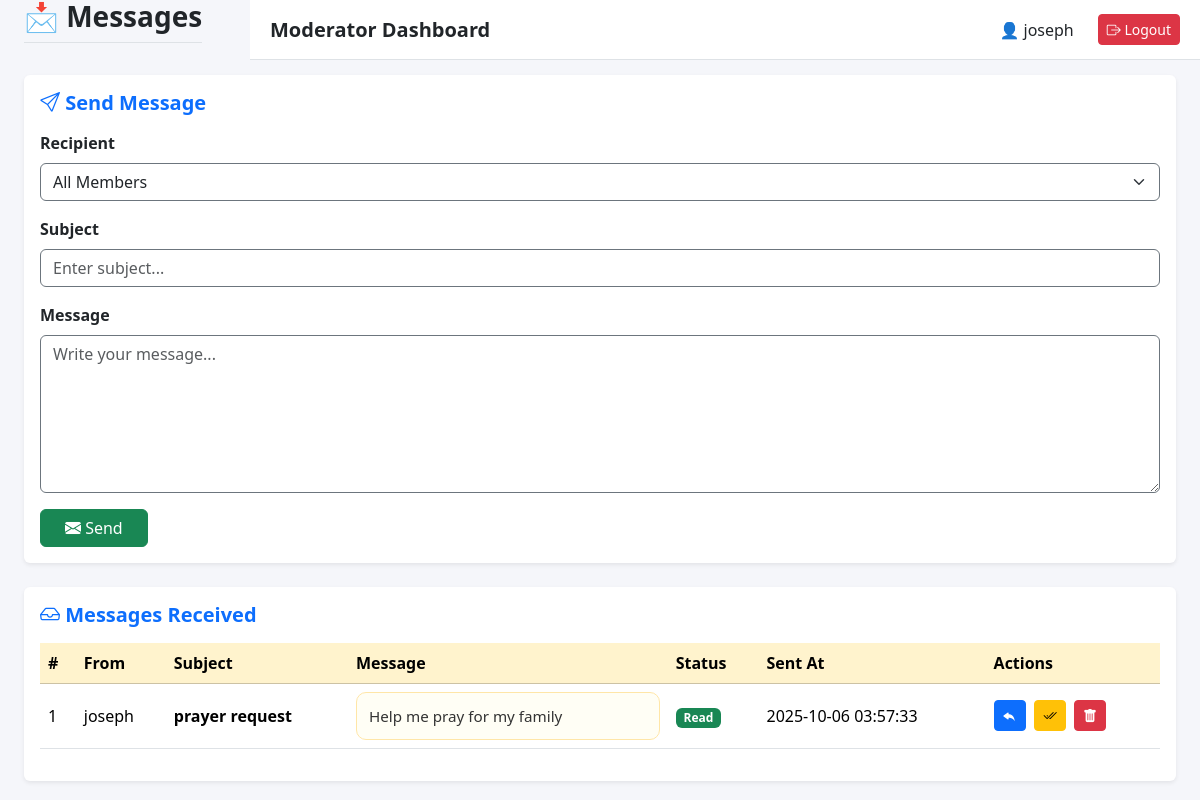
Page /moderator/messages.php (signed in) on the committed database.
### tables this page shows
CREATE TABLE `moderators` (
  `moderator_id` int(11) NOT NULL,
  `name` varchar(100) NOT NULL,
  `email` varchar(100) NOT NULL,
  `password` varchar(255) NOT NULL,
  `role` enum('moderator') DEFAULT 'moderator',
  `created_at` timestamp NOT NULL DEFAULT current_timestamp(),
  `status` enum('active','inactive') NOT NULL DEFAULT 'active'
);

CREATE TABLE `messages` (
  `message_id` int(11) NOT NULL,
  `sender_id` int(11) DEFAULT NULL,
  `receiver_id` int(11) DEFAULT NULL,
  `subject` varchar(150) DEFAULT NULL,
  `body` text DEFAULT NULL,
  `sent_at` datetime DEFAULT current_timestamp(),
  `status` enum('read','unread') DEFAULT 'unread',
  `receiver_type` enum('admin','member') NOT NULL DEFAULT 'admin'
);

CREATE TABLE `members` (
  `member_id` int(11) NOT NULL,
  `full_name` varchar(100) NOT NULL,
  `email` varchar(100) NOT NULL,
  `password` varchar(255) NOT NULL,
  `phone` varchar(20) DEFAULT NULL,
  `address` varchar(255) DEFAULT NULL,
  `status` enum('active','inactive') DEFAULT 'active',
  `created_at` datetime DEFAULT current_timestamp(),
  `profile_image` varchar(255) DEFAULT NULL,
  `role` enum('member','moderator','admin') NOT NULL DEFAULT 'member'
);

### moderator/messages.php (the view, shortened to what this page needs)
<?php
include_once 'includes/mod_header.php';
$moderator_id = $_SESSION['moderator_id'];
$messages = $conn->query("
    SELECT m.*, mb.full_name AS member_name
    FROM messages m
    LEFT JOIN members mb ON m.sender_id = mb.member_id
    WHERE m.receiver_id = $moderator_id
    ORDER BY m.sent_at DESC
");
?>
<div class="container-fluid px-4">
    <div class="d-flex justify-content-between align-items-center mb-4">
        <h3 class="fw-bold text-dark border-bottom pb-2">📩 Messages</h3>
        <a href="sent_messages.php" class="btn btn-warning fw-semibold">
        </a>
    </div>
    <div class="card mb-4 shadow-sm border-0">
        <div class="card-body">
            <h5 class="fw-bold mb-3 text-primary"><i class="bi bi-send"></i> Send Message</h5>
            <form method="POST">
                <div class="mb-3">
                    <label class="form-label fw-semibold">Recipient</label>
                    <select name="receiver_id" class="form-select border-secondary" required>
                        <option value="0">All Members</option>
                    </select>
                </div>
                <div class="mb-3">
                    <label class="form-label fw-semibold">Subject</label>
                    <input type="text" name="subject" class="form-control border-secondary" placeholder="Enter subject..." required>
                </div>
                <div class="mb-3">
                    <label class="form-label fw-semibold">Message</label>
                    <textarea name="body" class="form-control border-secondary" rows="6" placeholder="Write your message..." required></textarea>
                </div>
                <button type="submit" class="btn btn-success px-4"><i class="bi bi-envelope-fill"></i> Send</button>
            </form>
        </div>
    </div>
    <div class="card shadow-sm border-0">
        <div class="card-body" style="max-height: 850px; overflow-y: auto;">
            <h5 class="fw-bold mb-3 text-primary"><i class="bi bi-inbox"></i> Messages Received</h5>
            <table class="table table-hover align-middle">
                <thead class="table-warning">
                    <tr>
                        <th>#</th>
                        <th>From</th>
                        <th>Subject</th>
                        <th>Message</th>
                        <th>Status</th>
                        <th>Sent At</th>
                        <th>Actions</th>
                    </tr>
                </thead>
                <tbody>
                    <?php
                    if ($messages->num_rows > 0) {
                        $count = 1;
                        while ($msg = $messages->fetch_assoc()) {
                            echo "<tr>";
                            echo "<td>{$count}</td>";
                            echo "<td>" . htmlspecialchars($msg['member_name'] ?? 'Unknown') . "</td>";
                            echo "<td><strong>" . htmlspecialchars($msg['subject']) . "</strong></td>";
                            echo "<td>
                                    <div class='message-box'>" . nl2br(htmlspecialchars($msg['body'])) . "</div>
                                  </td>";
                            echo "<td><span class='badge " . ($msg['status'] == 'read' ? 'bg-success' : 'bg-secondary') . "'>" . ucfirst($msg['status']) . "</span></td>";
                            echo "<td>" . htmlspecialchars($msg['sent_at']) . "</td>";
                            echo "<td>
                                <a href='reply_message.php?id={$msg['message_id']}' class='btn btn-sm btn-primary me-1'><i class='bi bi-reply-fill'></i></a>
                                <a href='messages.php?mark_read={$msg['message_id']}' class='btn btn-sm btn-warning me-1'><i class='bi bi-check2-all'></i></a>
                                <a href='messages.php?delete={$msg['message_id']}' class='btn btn-sm btn-danger' onclick=\"return confirm('Delete this message?');\"><i class='bi bi-trash-fill'></i></a>
                            </td>";
                            echo "</tr>";
                            $count++;
                        }
                    } else {
                        echo "<tr><td colspan='7' class='text-center text-muted'>No messages found.</td></tr>";
                    }
                    ?>
                </tbody>
            </table>
        </div>
    </div>
</div>
<?php include_once 'includes/mod_footer.php'; ?>

### moderator/includes/mod_header.php (shortened to what this page needs)
<?php
require_once __DIR__ . '/../../includes/db.php';
$moderator_id = (int) $_SESSION['moderator_id'];
$moderator = null;
if (isset($conn)) {
    $stmt = $conn->prepare('SELECT moderator_id, name, email, role FROM moderators WHERE moderator_id = ? LIMIT 1');
    $stmt->bind_param('i', $moderator_id);
    $stmt->execute();
    $moderator = $stmt->get_result()->fetch_assoc() ?: null;
}
?>
<!doctype html>
<html lang="en">
<head>
<link href="https://cdn.jsdelivr.net/npm/bootstrap@5.3.3/dist/css/bootstrap.min.css" rel="stylesheet">
<link href="https://cdn.jsdelivr.net/npm/bootstrap-icons@1.11.3/font/bootstrap-icons.css" rel="stylesheet">
</head>
<body>
<div class="topbar d-flex justify-content-between align-items-center">
    <div class="d-flex align-items-center gap-2">
        <h5 class="mb-0 fw-bold text-dark">Moderator Dashboard</h5>
    </div>
    <div class="d-flex align-items-center gap-2">
        <span class="me-3 d-flex align-items-center">
            <?php $profile_img = "../uploads/profiles/moderator_$moderator_id.png"; if (file_exists($profile_img)): ?><img src="<?php echo $profile_img; ?>" alt="Profile" style="height: 30px; width: 30px; border-radius: 50%; margin-right: 5px;"><?php else: ?>👤<?php endif; ?>
            <?= htmlspecialchars($moderator['name']); ?>
        </span>
        <a href="../logout.php" class="btn btn-sm btn-danger"><i class="bi bi-box-arrow-right"></i> Logout</a>
    </div>
</div>

### moderator/includes/mod_header.php (style rules this page uses)
body { font-family: 'Segoe UI', Tahoma, Geneva, Verdana, sans-serif; background-color: #f5f6fa; margin: 0; padding: 0; }
.topbar { height: 60px; background: #fff; border-bottom: 1px solid #dee2e6; padding: 10px 20px; position: fixed; top: 0; left: 250px; right: 0; display: flex; justify-content: space-between; align-items: center; z-index: 1050; transition: left 0.3s ease; }

### moderator/messages.php (style rules this page uses)
.message-box { max-height: 350px; overflow-y: auto; background: #fffef5; border: 1px solid #ffe6a7; border-radius: 10px; padding: 12px; color: #333; font-size: 0.95rem; line-height: 1.5; }
.table th, .table td { vertical-align: middle !important; }
.btn-warning, .btn-success, .btn-primary, .btn-danger { transition: all 0.2s ease-in-out; }

### rows in the picture
moderators: name "joseph"
messages: sender.full_name "joseph", subject "prayer request", body "Help me pray for my family", status "Read", sent_at "2025-10-06 03:57:33"
